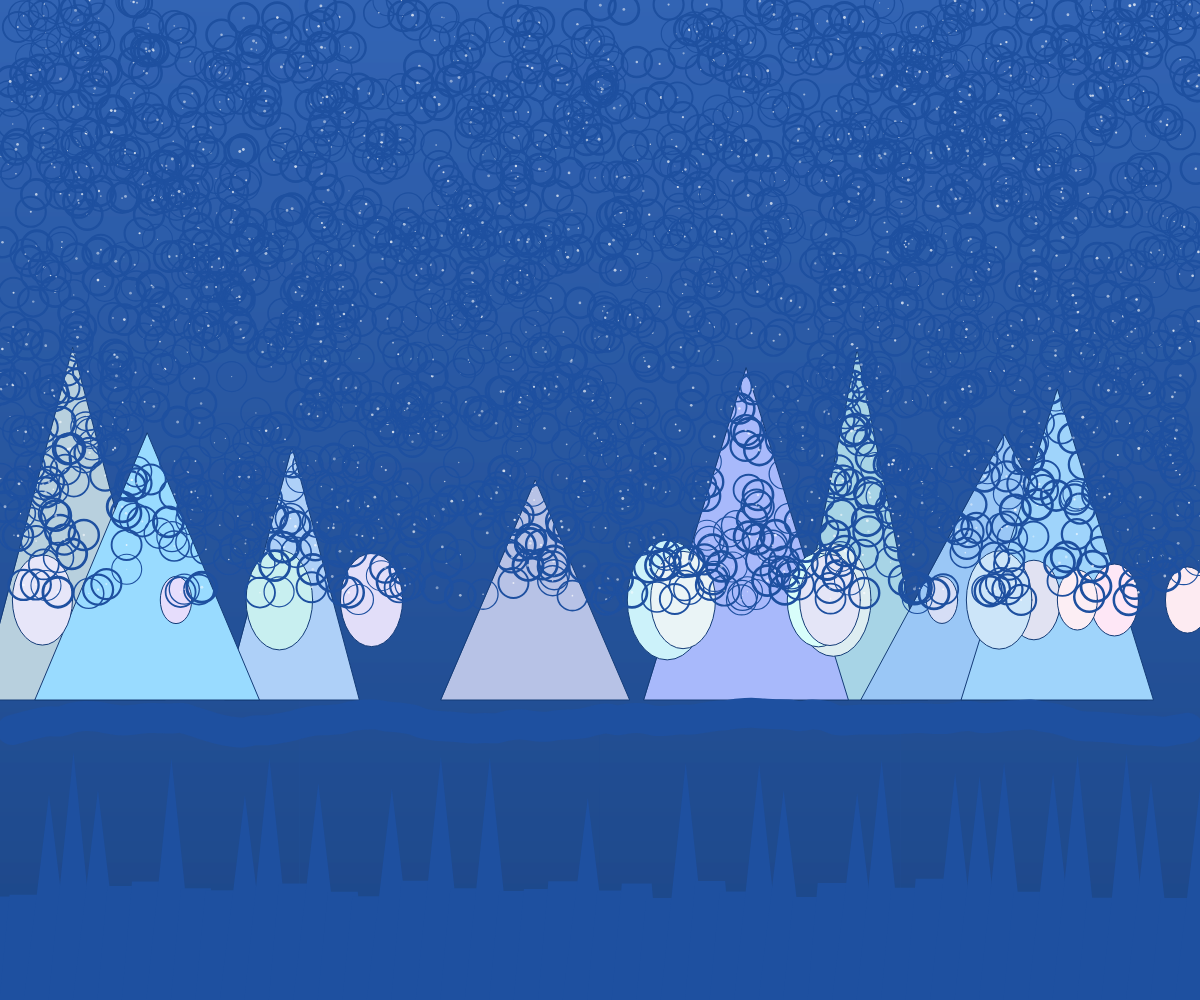
Frame 1 (no input)
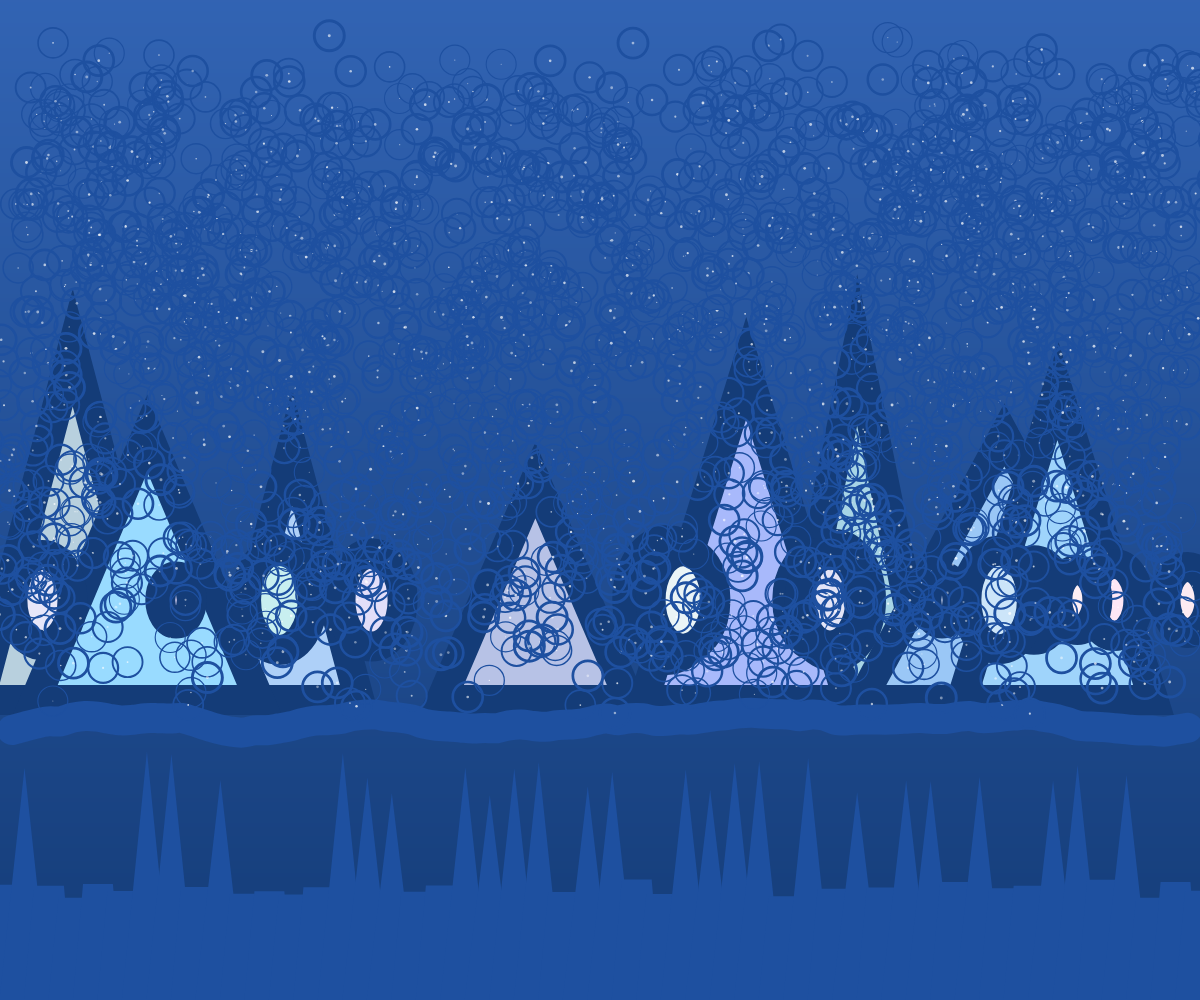
Frame 60 (no input)
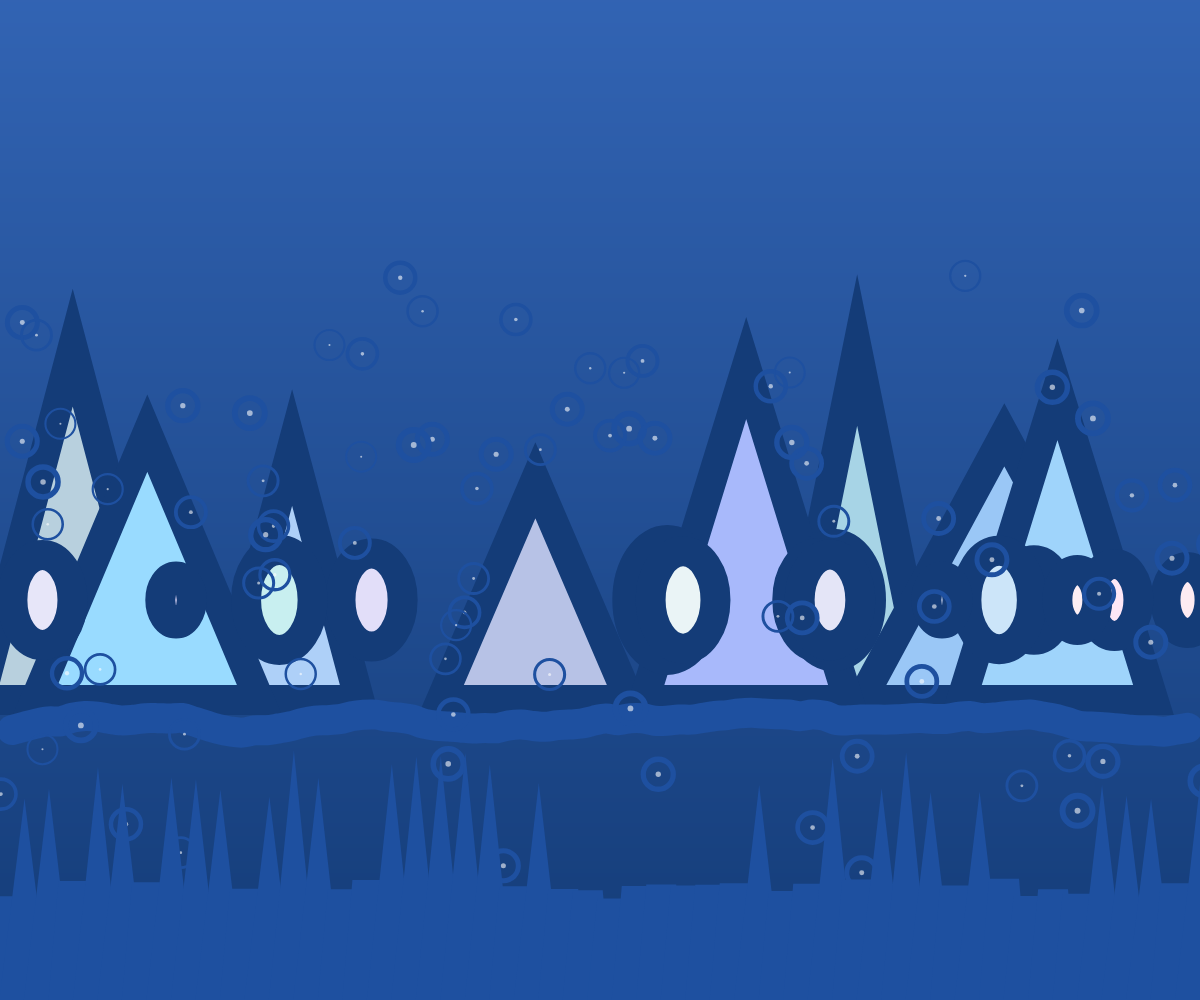
Frame 120 (the mouse pressed at the canvas centre since frame 60)

The p5.js sketch that drew these frames (run headless with seeded random() and noise() and a simulated clock; from frame 60 on, the mouse is pressed at the canvas centre):

// p5.js sketch
// ── sketch.js
let mountains = [];
let peaks = [];
let river = [];
let snowParticles = [];
let avalancheActive = false;
let avalancheTime = 0;

function setup() {
  createCanvas(windowWidth, windowHeight);
  noStroke();
  
  // Generate mountains
  for (let i = 0; i < 8; i++) {
    mountains.push({
      x: random(width),
      y: height * 0.7,
      w: random(100, 300),
      h: random(200, 400),
      color: color(random(150, 200), random(180, 220), random(220, 255))
    });
  }
  
  // Generate peaks
  for (let i = 0; i < 15; i++) {
    peaks.push({
      x: random(width),
      y: height * 0.6,
      size: random(30, 80),
      color: color(random(200, 255), random(220, 255), random(240, 255))
    });
  }
  
  // Generate river
  for (let i = 0; i < 100; i++) {
    river.push({
      x: map(i, 0, 99, 0, width),
      y: height * 0.7 + noise(i * 0.1) * 50
    });
  }
  
  // Initialize snow particles
  for (let i = 0; i < 2000; i++) {
    snowParticles.push({
      x: random(width),
      y: random(height * 0.6),
      size: random(1, 3),
      speed: random(0.5, 2),
      opacity: random(100, 200)
    });
  }
}

function draw() {
  background(50, 100, 180);
  
  // Draw sky gradient
  for (let i = 0; i < height; i++) {
    let inter = map(i, 0, height, 0, 1);
    let c = lerpColor(color(50, 100, 180), color(20, 60, 120), inter);
    stroke(c);
    line(0, i, width, i);
  }
  
  // Draw distant mountains
  for (let m of mountains) {
    fill(m.color);
    triangle(
      m.x - m.w/2, m.y,
      m.x + m.w/2, m.y,
      m.x, m.y - m.h
    );
  }
  
  // Draw peaks
  for (let p of peaks) {
    fill(p.color);
    ellipse(p.x, p.y, p.size, p.size * 1.5);
  }
  
  // Draw river
  stroke(30, 80, 160);
  strokeWeight(30);
  noFill();
  beginShape();
  for (let r of river) {
    curveVertex(r.x, r.y);
  }
  endShape();
  
  // Draw snow particles
  if (!avalancheActive) {
    for (let p of snowParticles) {
      fill(255, p.opacity);
      ellipse(p.x, p.y, p.size);
      
      // Animate particles gently
      p.y += p.speed;
      p.x += sin(frameCount * 0.01 + p.y * 0.01) * 0.3;
      
      if (p.y > height) {
        p.y = random(-50, -10);
        p.x = random(width);
      }
    }
  } else {
    // Draw avalanche effect
    let time = frameCount - avalancheTime;
    
    for (let i = 0; i < min(200, time * 5); i++) {
      if (i >= snowParticles.length) break;
      
      let p = snowParticles[i];
      fill(255, 150);
      ellipse(p.x, p.y, p.size * 2);
      
      // Avalanche movement
      p.y += 3 + random(5);
      p.x += (p.x - width/2) * 0.02;
      
      if (p.y > height || time > 100) {
        p.y = random(-50, -10);
        p.x = random(width);
      }
    }
    
    // Fade out avalanche
    if (time > 100) {
      avalancheActive = false;
    }
  }
  
  // Draw foreground trees
  fill(20, 100, 30);
  for (let i = 0; i < 50; i++) {
    let x = map(i, 0, 49, 0, width);
    let h = random(80, 120);
    triangle(x - 10, height, x + 10, height, x, height - h);
  }
}

function mousePressed() {
  avalancheActive = true;
  avalancheTime = frameCount;
}
